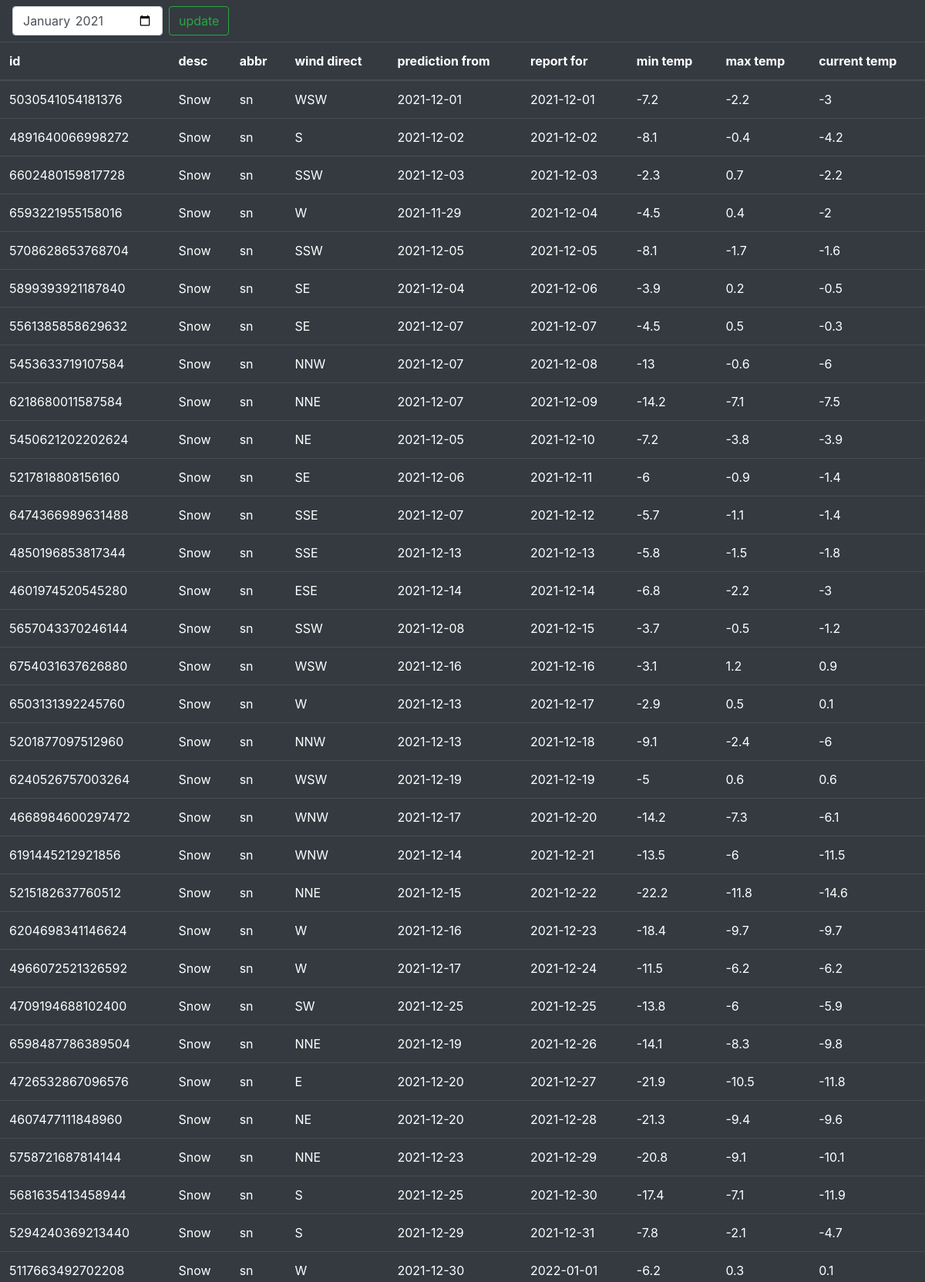
The page / (upper part) on the database its author committed.
### tables this page shows
CREATE TABLE weather (
                                        id integer,
                                        weather_state_name text NOT NULL,
                                        weather_state_abbr text NOT NULL,
                                        wind_direction_compass text NOT NULL,
                                        created text NOT NULL,
                                        applicable_date text PRIMARY KEY NOT NULL,
                                        min_temp integer NOT NULL,
                                        max_temp integer NOT NULL,
                                        the_temp integer NOT NULL);

### run.py (the view)
@app.route("/", methods=["GET", "POST"])
def index():
    result = select_all()
    return render_template("index.html", data=result)

### db.py (called while the page is built)
def select_all():
    conn = sqlite3.connect(dbfile)
    c = conn.cursor()
    c.execute("SELECT * FROM weather ORDER BY applicable_date ASC")
    conn.row_factory = lambda c, r: dict(zip([col[0] for col in c.description], r))
    result = c.execute('SELECT * FROM weather ORDER BY applicable_date ASC').fetchall()
    conn.close()
    return(result)

### templates/index.html (shortened to what this page needs)
<!DOCTYPE html>
<html>
<link rel="stylesheet" href="https://cdn.jsdelivr.net/npm/bootstrap@4.6.1/dist/css/bootstrap.min.css">
<head>
</head>
<nav class="navbar navbar-dark bg-dark">
    <form action="{{ url_for('upd') }}" method="post" class="form-inline my-2 my-lg-0">
     <input class="form-control mr-sm-2" type="month" id="start" name="update_month" value="2021-01"
       min="2013-01-01" max="2030-12-31">
      <button class="btn btn-outline-success my-2 my-sm-0" type="submit">update</button>
    </form>
</nav>
<table class="table table-hover table-dark">
 <thead>
  <tr>
   <th>id</th>
   <th>desc</th>
   <th>abbr</th>
   <th>wind direct</th>
   <th>prediction from</th>
   <th>report for</th>
   <th>min temp</th>
   <th>max temp</th>
   <th>current temp</th>
   </tr>
   {% for row in data %}
        <tr>
        {% for d in row %}
            <td>{{ d }}</td>
        {% endfor %}
        </tr>
    {% endfor %}
</table>

### rows shown on the page
weather: id "5030541054181376", weather_state_name "Snow", weather_state_abbr "sn", wind_direction_compass "WSW", created "2021-12-01", applicable_date "2021-12-01", min_temp "-7.2", max_temp "-2.2", row "-3"
weather: id "4891640066998272", weather_state_name "Snow", weather_state_abbr "sn", row "S", created "2021-12-02", applicable_date "2021-12-02", min_temp "-8.1", max_temp "-0.4", the_temp "-4.2"
weather: id "6602480159817728", weather_state_name "Snow", weather_state_abbr "sn", wind_direction_compass "SSW", created "2021-12-03", applicable_date "2021-12-03", min_temp "-2.3", max_temp "0.7", the_temp "-2.2"
weather: id "6593221955158016", weather_state_name "Snow", weather_state_abbr "sn", row "W" "-2", created "2021-11-29", applicable_date "2021-12-04", min_temp "-4.5", max_temp "0.4"
weather: id "5708628653768704", weather_state_name "Snow", weather_state_abbr "sn", wind_direction_compass "SSW", created "2021-12-05", applicable_date "2021-12-05", min_temp "-8.1", max_temp "-1.7", the_temp "-1.6"
weather: id "5899393921187840", weather_state_name "Snow", weather_state_abbr "sn", wind_direction_compass "SE", created "2021-12-04", applicable_date "2021-12-06", min_temp "-3.9", max_temp "0.2", the_temp "-0.5"
weather: id "5561385858629632", weather_state_name "Snow", weather_state_abbr "sn", wind_direction_compass "SE", created "2021-12-07", applicable_date "2021-12-07", min_temp "-4.5", max_temp "0.5", the_temp "-0.3"
weather: id "5453633719107584", weather_state_name "Snow", weather_state_abbr "sn", wind_direction_compass "NNW", created "2021-12-07", applicable_date "2021-12-08", min_temp "-13", max_temp "-0.6", the_temp "-6"
weather: id "6218680011587584", weather_state_name "Snow", weather_state_abbr "sn", wind_direction_compass "NNE", created "2021-12-07", applicable_date "2021-12-09", min_temp "-14.2", max_temp "-7.1", the_temp "-7.5"
weather: id "5450621202202624", weather_state_name "Snow", weather_state_abbr "sn", wind_direction_compass "NE", created "2021-12-05", applicable_date "2021-12-10", min_temp "-7.2", max_temp "-3.8", the_temp "-3.9"
weather: id "5217818808156160", weather_state_name "Snow", weather_state_abbr "sn", wind_direction_compass "SE", created "2021-12-06", applicable_date "2021-12-11", min_temp "-6", max_temp "-0.9", the_temp "-1.4"
weather: id "6474366989631488", weather_state_name "Snow", weather_state_abbr "sn", wind_direction_compass "SSE", created "2021-12-07", applicable_date "2021-12-12", min_temp "-5.7", max_temp "-1.1", the_temp "-1.4"
weather: id "4850196853817344", weather_state_name "Snow", weather_state_abbr "sn", wind_direction_compass "SSE", created "2021-12-13", applicable_date "2021-12-13", min_temp "-5.8", max_temp "-1.5", the_temp "-1.8"
weather: id "4601974520545280", weather_state_name "Snow", weather_state_abbr "sn", wind_direction_compass "ESE", created "2021-12-14", applicable_date "2021-12-14", min_temp "-6.8", max_temp "-2.2", row "-3"
weather: id "5657043370246144", weather_state_name "Snow", weather_state_abbr "sn", wind_direction_compass "SSW", created "2021-12-08", applicable_date "2021-12-15", min_temp "-3.7", max_temp "-0.5", the_temp "-1.2"
weather: id "6754031637626880", weather_state_name "Snow", weather_state_abbr "sn", wind_direction_compass "WSW", created "2021-12-16", applicable_date "2021-12-16", min_temp "-3.1", max_temp "1.2", the_temp "0.9"
weather: id "6503131392245760", weather_state_name "Snow", weather_state_abbr "sn", row "W", created "2021-12-13", applicable_date "2021-12-17", min_temp "-2.9", max_temp "0.5", the_temp "0.1"
weather: id "5201877097512960", weather_state_name "Snow", weather_state_abbr "sn", wind_direction_compass "NNW", created "2021-12-13", applicable_date "2021-12-18", min_temp "-9.1", max_temp "-2.4", the_temp "-6"
weather: id "6240526757003264", weather_state_name "Snow", weather_state_abbr "sn", wind_direction_compass "WSW", created "2021-12-19", applicable_date "2021-12-19", row "-5", max_temp "0.6", the_temp "0.6"
weather: id "4668984600297472", weather_state_name "Snow", weather_state_abbr "sn", wind_direction_compass "WNW", created "2021-12-17", applicable_date "2021-12-20", min_temp "-14.2", max_temp "-7.3", the_temp "-6.1"
weather: id "6191445212921856", weather_state_name "Snow", weather_state_abbr "sn", wind_direction_compass "WNW", created "2021-12-14", applicable_date "2021-12-21", min_temp "-13.5", max_temp "-6", the_temp "-11.5"
weather: id "5215182637760512", weather_state_name "Snow", weather_state_abbr "sn", wind_direction_compass "NNE", created "2021-12-15", applicable_date "2021-12-22", min_temp "-22.2", max_temp "-11.8", the_temp "-14.6"
weather: id "6204698341146624", weather_state_name "Snow", weather_state_abbr "sn", row "W", created "2021-12-16", applicable_date "2021-12-23", min_temp "-18.4", max_temp "-9.7", the_temp "-9.7"
weather: id "4966072521326592", weather_state_name "Snow", weather_state_abbr "sn", row "W", created "2021-12-17", applicable_date "2021-12-24", min_temp "-11.5", max_temp "-6.2", the_temp "-6.2"
weather: id "4709194688102400", weather_state_name "Snow", weather_state_abbr "sn", wind_direction_compass "SW", created "2021-12-25", applicable_date "2021-12-25", min_temp "-13.8", max_temp "-6", the_temp "-5.9"
weather: id "6598487786389504", weather_state_name "Snow", weather_state_abbr "sn", wind_direction_compass "NNE", created "2021-12-19", applicable_date "2021-12-26", min_temp "-14.1", max_temp "-8.3", the_temp "-9.8"
weather: id "4726532867096576", weather_state_name "Snow", weather_state_abbr "sn", row "E", created "2021-12-20", applicable_date "2021-12-27", min_temp "-21.9", max_temp "-10.5", the_temp "-11.8"
weather: id "4607477111848960", weather_state_name "Snow", weather_state_abbr "sn", wind_direction_compass "NE", created "2021-12-20", applicable_date "2021-12-28", min_temp "-21.3", max_temp "-9.4", the_temp "-9.6"
weather: id "5758721687814144", weather_state_name "Snow", weather_state_abbr "sn", wind_direction_compass "NNE", created "2021-12-23", applicable_date "2021-12-29", min_temp "-20.8", max_temp "-9.1", the_temp "-10.1"
weather: id "5681635413458944", weather_state_name "Snow", weather_state_abbr "sn", row "S", created "2021-12-25", applicable_date "2021-12-30", min_temp "-17.4", max_temp "-7.1", the_temp "-11.9"
weather: id "5294240369213440", weather_state_name "Snow", weather_state_abbr "sn", row "S", created "2021-12-29", applicable_date "2021-12-31", min_temp "-7.8", max_temp "-2.1", the_temp "-4.7"
weather: id "5117663492702208", weather_state_name "Snow", weather_state_abbr "sn", row "W", created "2021-12-30", applicable_date "2022-01-01", min_temp "-6.2", max_temp "0.3", the_temp "0.1"
